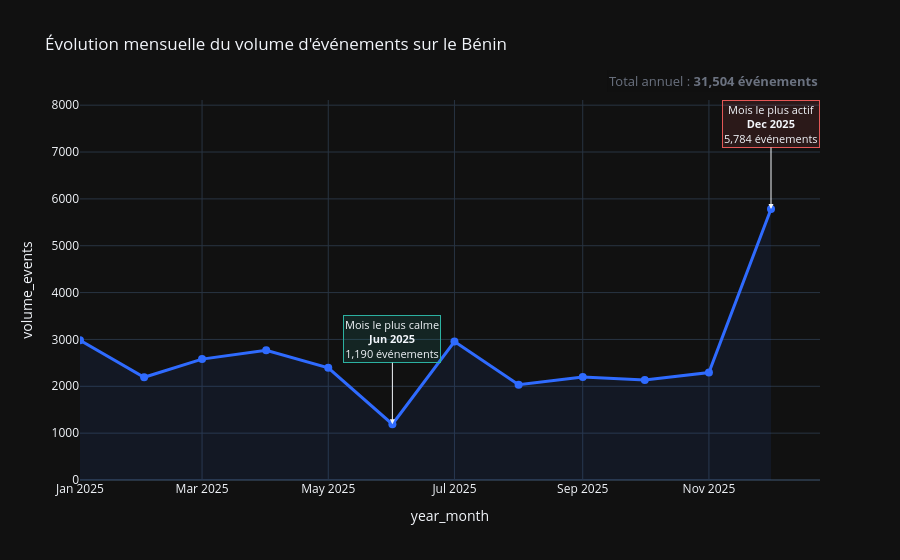

The notebook cell saved with this chart:
### Code cell
# Réinitialisons les annotations pour éviter les doublons à chaque ré-exécution
fig_events.layout.annotations = []

# Ajoutons les annotations pour le mois le plus actif et le mois le plus calme
fig_events.add_annotation(
    x=df_events_volume.loc[idx_max, "year_month"],
    y=val_max,
    text=f"Mois le plus actif<br><b>{mois_max}</b><br>{val_max:,} événements",
    showarrow=True, arrowhead=2, ax=0, ay=-85,
    bgcolor="rgba(228,87,86,0.12)", bordercolor="#E45756", borderwidth=1,
    font=dict(size=11)
)

fig_events.add_annotation(
    x=df_events_volume.loc[idx_min, "year_month"],
    y=val_min,
    text=f"Mois le plus calme<br><b>{mois_min}</b><br>{val_min:,} événements",
    showarrow=True, arrowhead=2, ax=0, ay=-85,
    bgcolor="rgba(44,177,161,0.12)", bordercolor="#2CB1A1", borderwidth=1,
    font=dict(size=11)
)

# Affichons le total global comme sous-titre intégré dans le graphique
fig_events.add_annotation(
    text=f"Total annuel : <b>{df_events_volume['volume_events'].sum():,} événements</b>",
    xref="paper", yref="paper",
    x=1.0, y=1.08, xanchor="right", showarrow=False,
    font=dict(size=13, color="#6B7280"),
    bgcolor="rgba(0,0,0,0.04)", bordercolor="rgba(0,0,0,0.08)", borderwidth=1
)

fig_events.show()

### Figure 1 — Plotly figure (JSON) as saved in the notebook; plotly's stock layout.template omitted (floating-point values rounded to 4 significant figures)
{"data": [{"fill": "tozeroy", "fillcolor": "rgba(47,107,255,0.08)", "hovertemplate": "<b>%{x|%b %Y}</b><br>Événements : %{y:,}<extra></extra>", "legendgroup": "", "line": {"color": "#2F6BFF", "dash": "solid", "width": 3}, "marker": {"color": "#2F6BFF", "size": 8, "symbol": "circle"}, "mode": "lines+markers", "name": "", "orientation": "v", "showlegend": false, "type": "scatter", "x": ["2025-01-01T00:00:00.000000000", "2025-02-01T00:00:00.000000000", "2025-03-01T00:00:00.000000000", "2025-04-01T00:00:00.000000000", "2025-05-01T00:00:00.000000000", "2025-06-01T00:00:00.000000000", "2025-07-01T00:00:00.000000000", "2025-08-01T00:00:00.000000000", "2025-09-01T00:00:00.000000000", "2025-10-01T00:00:00.000000000", "2025-11-01T00:00:00.000000000", "2025-12-01T00:00:00.000000000"], "xaxis": "x", "y": [2981, 2193, 2580, 2769, 2394, 1190, 2955, 2035, 2196, 2134, 2293, 5784], "yaxis": "y"}], "layout": {"annotations": [{"arrowhead": 2, "ax": 0, "ay": -85, "bgcolor": "rgba(228,87,86,0.12)", "bordercolor": "#E45756", "borderwidth": 1, "font": {"size": 11}, "showarrow": true, "text": "Mois le plus actif<br><b>Dec 2025</b><br>5,784 événements", "x": "2025-12-01T00:00:00", "y": 5784}, {"arrowhead": 2, "ax": 0, "ay": -85, "bgcolor": "rgba(44,177,161,0.12)", "bordercolor": "#2CB1A1", "borderwidth": 1, "font": {"size": 11}, "showarrow": true, "text": "Mois le plus calme<br><b>Jun 2025</b><br>1,190 événements", "x": "2025-06-01T00:00:00", "y": 1190}, {"bgcolor": "rgba(0,0,0,0.04)", "bordercolor": "rgba(0,0,0,0.08)", "borderwidth": 1, "font": {"color": "#6B7280", "size": 13}, "showarrow": false, "text": "Total annuel : <b>31,504 événements</b>", "x": 1, "xanchor": "right", "xref": "paper", "y": 1.08, "yref": "paper"}], "legend": {"tracegroupgap": 0}, "title": {"text": "Évolution mensuelle du volume d'événements sur le Bénin"}, "xaxis": {"anchor": "y", "domain": [0, 1], "title": {"text": "year_month"}}, "yaxis": {"anchor": "x", "domain": [0, 1], "title": {"text": "volume_events"}}}}
